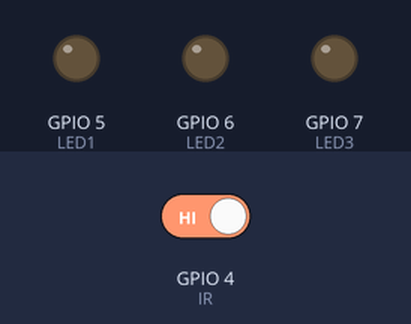
This program was run on a simulated ESP32-S3. Parts: output pins drawn as LEDs (lit = HIGH). The inputs (shaded band) are chosen by the test bench; at power-on: GPIO 4 (IR) HIGH. What the program prints to the serial monitor is not drawn.

Above: at 0.1 s.
Timing chart, 0 to 1.9 s (numbered marks = the images above):
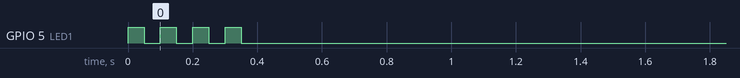

The program:

main.cpp
```cpp
#include <Arduino.h>
#include <esp_now.h>
#include <WiFi.h>

#define IR 4
#define LED1 5
#define LED2 6
#define LED3 7
#define ID 1  //发射机编号，A机写1，B机写2


uint8_t ToAddress[] = {0x24, 0xEC, 0x4A, 0x2F, 0xA0, 0xE4};//这是你要发送到的地址，填入接收机的MAC地址

//定义结构体 方便后期扩容
typedef struct message
{
  bool isThereHuman;
  int sender_id;        //发射机的编号
} mesage;

message willSend;

esp_now_peer_info_t peerInfo;

void OnDataSent(const uint8_t *mac_addr, esp_now_send_status_t status) {
  Serial.print("\r\nLast Packet Send Status:\t");
  Serial.println(status == ESP_NOW_SEND_SUCCESS ? "Delivery Success" : "Delivery Fail");
}// ESPNOW测试用的回调函数，没串口的也没有用

void LED_LONG(){

    digitalWrite(LED1,LOW);//提前拉低恢复状态
    digitalWrite(LED1,HIGH);
    delay(200);
    digitalWrite(LED1,LOW);
    //长闪一下
}

void LED_FAST(){

    digitalWrite(LED1,LOW);//提前拉低恢复状态
    digitalWrite(LED1,HIGH);
    delay(50);
    digitalWrite(LED1,LOW);
    delay(50);
    //连闪
}


void setup(){
  pinMode(IR,INPUT);
  pinMode(LED1,OUTPUT);
  pinMode(LED2,OUTPUT);
  pinMode(LED3,OUTPUT);

  digitalWrite(LED1,LOW);//LED提前拉低以防出意外
  digitalWrite(LED2,LOW);
  digitalWrite(LED3,LOW);

  Serial.begin(115200);

  WiFi.mode(WIFI_STA);//进入STA无线终端模式

  if (esp_now_init() != ESP_OK) {
    LED_LONG();
  }else{
    LED_FAST();
    LED_FAST();//闪两下
  }

  esp_now_register_send_cb(OnDataSent);
  memcpy(peerInfo.peer_addr, ToAddress, 6);
  peerInfo.channel = 0;
  peerInfo.encrypt = false;//不加密

  if (esp_now_add_peer(&peerInfo) != ESP_OK){//初始化通讯参数
    LED_LONG();
  }else{
    LED_FAST();
    LED_FAST();//闪两下
  }

  digitalWrite(LED1,LOW);//保证完全灭灯
  digitalWrite(LED2,LOW);
  digitalWrite(LED3,LOW);


}


void loop(){
  willSend.isThereHuman = digitalRead(IR);
  willSend.sender_id = ID;

  esp_now_send(ToAddress, (uint8_t *) &willSend, sizeof(willSend));

  delay(150);

}
```
